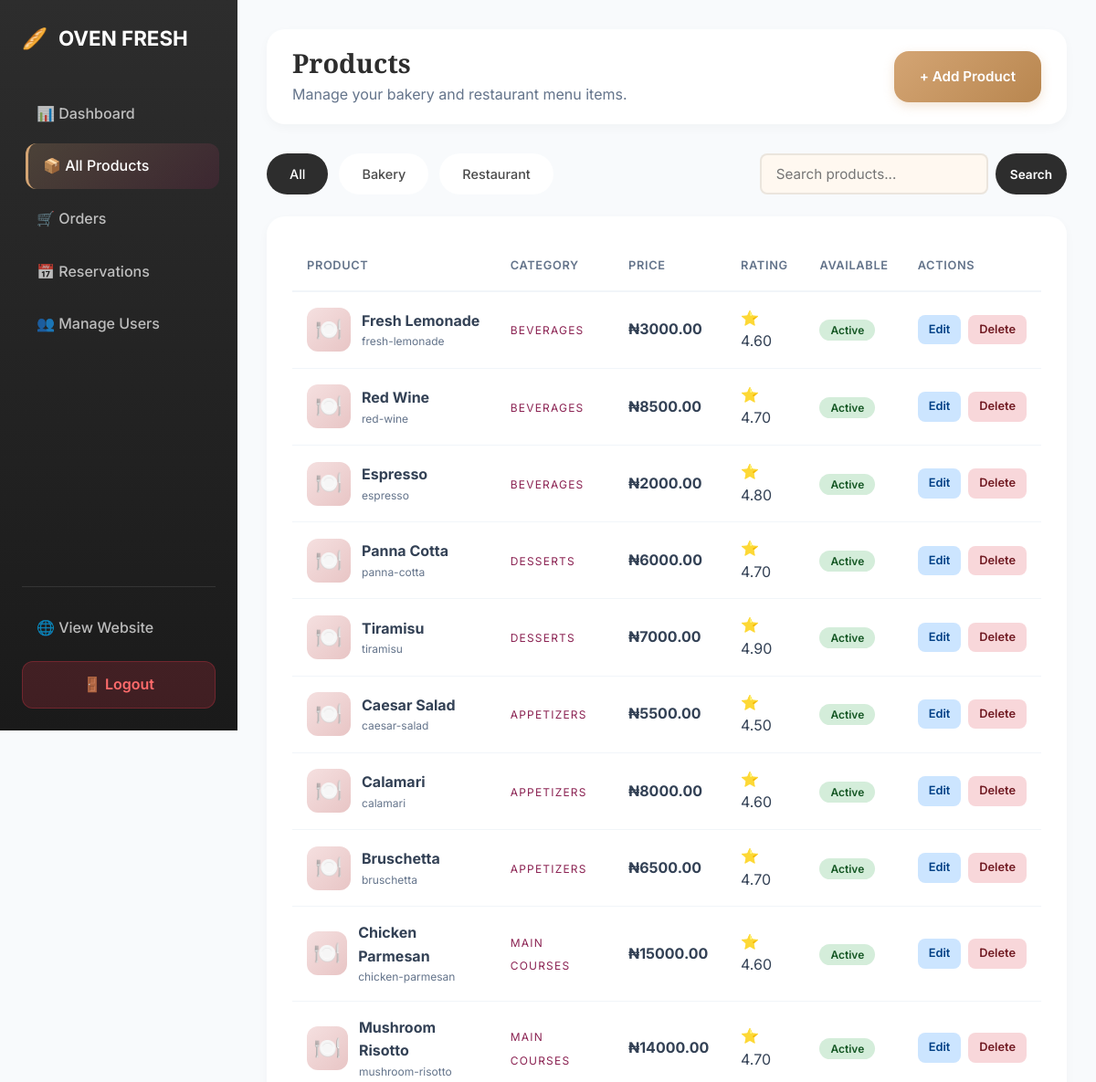
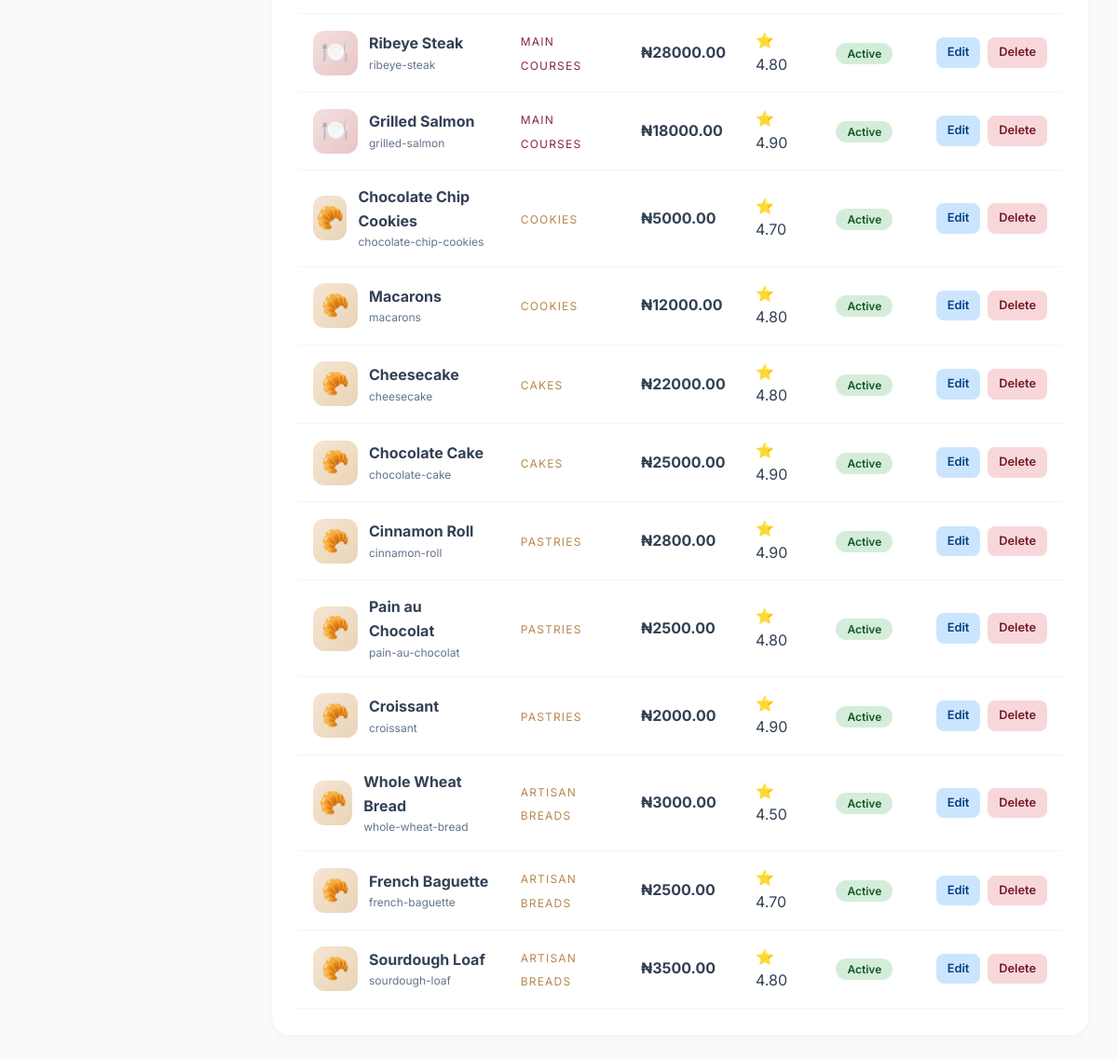
Screenshot of /panel/products/ (signed in) with the database file from the repository (2 pictures, top to bottom).
### shop/models.py (models this page shows, shortened)
class Product(models.Model):
    name = models.CharField(max_length=200)
    slug = models.SlugField(unique=True)
    category = models.ForeignKey(Category, on_delete=models.CASCADE, related_name='products')
    description = models.TextField()
    price = models.DecimalField(max_digits=10, decimal_places=2)
    image = models.ImageField(upload_to='products/', default='default.jpg')
    rating = models.DecimalField(max_digits=3, decimal_places=2, default=4.5)
    calories = models.IntegerField(default=0, blank=True, null=True)
    is_available = models.BooleanField(default=True)
    created_at = models.DateTimeField(auto_now_add=True)
    class Meta:
        ordering = ['-created_at']

class Category(models.Model):
    PRODUCT_TYPES = [
        ('bakery', 'Bakery'),
        ('restaurant', 'Restaurant'),
    ]
    name = models.CharField(max_length=100)
    slug = models.SlugField(unique=True)
    product_type = models.CharField(max_length=20, choices=PRODUCT_TYPES)
    description = models.TextField(blank=True)
    class Meta:
        verbose_name_plural = 'Categories'
        ordering = ['name']

### shop/views.py (the view)
    def wrapper(request, *args, **kwargs):
        if not request.user.is_authenticated:
            return redirect('login')
        is_main_admin = request.user.is_superuser or request.user.groups.filter(name='Main Admin').exists()
        is_manager = request.user.groups.filter(name='Manager').exists()
        if not (is_main_admin or is_manager):
            messages.error(request, "Access denied.")
            return redirect('home')
        return view_func(request, *args, **kwargs)

### shop/context_processors.py (called while the page is built)
def cart_context(request):
    cart = Cart(request)
    is_admin_user = False
    if request.user.is_authenticated:
        is_admin_user = request.user.is_superuser or request.user.groups.filter(name__in=['Main Admin', 'Manager']).exists()
    return {
        'cart': cart,
        'cart_count': len(cart),
        'cart_total': cart.get_total_price(),
        'is_admin_user': is_admin_user,
    }

    def __len__(self):
        return sum(item['quantity'] for item in self.cart.values())

    def get_total_price(self):
        return sum(Decimal(item['price']) * item['quantity'] for item in self.cart.values())

### shop/views.py (called while the page is built)
def admin_required(view_func):
    def wrapper(request, *args, **kwargs):
        if not request.user.is_authenticated:
            return redirect('login')
        is_main_admin = request.user.is_superuser or request.user.groups.filter(name='Main Admin').exists()
        is_manager = request.user.groups.filter(name='Manager').exists()
        if not (is_main_admin or is_manager):
            messages.error(request, "Access denied.")
            return redirect('home')
        return view_func(request, *args, **kwargs)
    return wrapper

@admin_required
def admin_products(request):
    products = Product.objects.select_related('category').all()
    product_type = request.GET.get('type')
    search = request.GET.get('q', '')
    if product_type:
        products = products.filter(category__product_type=product_type)
    if search:
        products = products.filter(Q(name__icontains=search) | Q(description__icontains=search))
    context = {
        'products': products,
        'product_type': product_type,
        'search': search,
        'is_main_admin': request.user.is_superuser or request.user.groups.filter(name='Main Admin').exists(),
        'is_manager': request.user.groups.filter(name='Manager').exists(),
    }
    return render(request, 'admin_products.html', context)

### shop/templates/admin_products.html (shortened to what this page needs)
{% load static %}
<!DOCTYPE html>
<html lang="en">
<head>
    <link rel="stylesheet" href="{% static 'css/style.css' %}">
</head>
<body class="dashboard-body">
    <div class="dashboard-layout">
        <aside class="sidebar">
            <div class="sidebar-logo"><span>🥖</span> OVEN FRESH</div>
            <ul class="sidebar-menu">
                <li><a href="{% url 'dashboard' %}">📊 Dashboard</a></li>
                <li><a href="{% url 'admin_products' %}" class="active">📦 All Products</a></li>
                <li><a href="{% url 'admin_orders' %}">🛒 Orders</a></li>
                <li><a href="{% url 'admin_reservations' %}">📅 Reservations</a></li>
                {% if is_main_admin %}
                <li><a href="{% url 'admin_users' %}">👥 Manage Users</a></li>
                {% endif %}
            </ul>
            <div class="sidebar-footer">
                <a href="{% url 'home' %}" class="sidebar-link" target="_blank">🌐 View Website</a>
                <a href="{% url 'logout' %}" class="logout-btn" style="text-decoration:none;display:block;text-align:center;margin-top:12px;">🚪 Logout</a>
            </div>
        </aside>
        <main class="main-content">
            <div class="top-bar">
                <div>
                    <h1>Products</h1>
                    <p style="color:#64748b;margin-top:4px;">Manage your bakery and restaurant menu items.</p>
                </div>
                <a href="{% url 'admin_product_add' %}" class="action-btn bakery" style="text-decoration:none;">+ Add Product</a>
            </div>
            <div style="display:flex;gap:12px;margin-bottom:24px;flex-wrap:wrap;">
                <a href="{% url 'admin_products' %}" class="filter-btn {% if not product_type %}active{% endif %}" style="{% if not product_type %}background:#2D2D2D;color:white;{% endif %}">All</a>
                <a href="{% url 'admin_products' %}?type=bakery" class="filter-btn {% if product_type == 'bakery' %}active{% endif %}" style="{% if product_type == 'bakery' %}background:#D4A574;color:#2D2D2D;{% endif %}">Bakery</a>
                <a href="{% url 'admin_products' %}?type=restaurant" class="filter-btn " style="">Restaurant</a>
                <form method="get" style="display:flex;gap:8px;margin-left:auto;">
                    <input type="text" name="q" value="{{ search }}" placeholder="Search products..." class="form-input" style="width:250px;padding:8px 16px;">
                    <button type="submit" class="add-btn" style="padding:8px 16px;">Search</button>
                </form>
            </div>
            <div class="data-table-container">
                <table class="data-table">
                    <thead>
                        <tr>
                            <th>Product</th>
                            <th>Category</th>
                            <th>Price</th>
                            <th>Rating</th>
                            <th>Available</th>
                            <th>Actions</th>
                        </tr>
                    </thead>
                    <tbody>
                        {% for product in products %}
                        <tr>
                            <td>
                                <div style="display:flex;align-items:center;gap:12px;">
                                    <div style="width:48px;height:48px;border-radius:12px;background:{% if product.category.product_type == 'bakery' %}linear-gradient(135deg,#F5E6D3,#E8D4B8){% else %}linear-gradient(135deg,#F5E0E0,#E8C5C5){% endif %};display:flex;align-items:center;justify-content:center;font-size:1.5rem;">
                                        {% if product.category.product_type == 'bakery' %}🥐{% else %}🍽️{% endif %}
                                    </div>
                                    <div>
                                        <strong>{{ product.name }}</strong>
                                        <div style="font-size:0.75rem;color:#64748b;">{{ product.slug }}</div>
                                    </div>
                                </div>
                            </td>
                            <td><span style="font-size:0.75rem;letter-spacing:0.1em;text-transform:uppercase;color:{% if product.category.product_type == 'bakery' %}#B8864F{% else %}#8B2252{% endif %};">{{ product.category.name }}</span></td>
                            <td><strong>₦{{ product.price }}</strong></td>
                            <td>⭐ {{ product.rating }}</td>
                            <td>
                                {% if product.is_available %}
                                <span style="padding:4px 12px;border-radius:999px;font-size:0.75rem;font-weight:600;background:#D4EDDA;color:#155724;">Active</span>
                                {% else %}
                                <span style="padding:4px 12px;border-radius:999px;font-size:0.75rem;font-weight:600;background:#F8D7DA;color:#721C24;">Inactive</span>
                                {% endif %}
                            </td>
                            <td>
                                <div style="display:flex;gap:8px;">
                                    <a href="{% url 'admin_product_edit' product.pk %}" style="padding:6px 12px;background:#CCE5FF;color:#004085;border-radius:8px;font-size:0.8rem;font-weight:600;text-decoration:none;">Edit</a>
                                    <a href="{% url 'admin_product_delete' product.pk %}" style="padding:6px 12px;background:#F8D7DA;color:#721C24;border-radius:8px;font-size:0.8rem;font-weight:600;text-decoration:none;">Delete</a>
                                </div>
                            </td>
                        </tr>
                        {% empty %}
                        <tr>
                            <td colspan="6" style="text-align:center;padding:60px;color:#64748b;">
                                No products found. <a href="{% url 'admin_product_add' %}" style="color:#8B2252;">Add your first product</a>
                            </td>
                        </tr>
                        {% endfor %}
                    </tbody>
                </table>
            </div>
        </main>
    </div>
</body>
</html>

### shop/static/css/style.css (style rules this page uses)
* { margin: 0; padding: 0; box-sizing: border-box; }
:root { --cream: #FFF8F0; --cream-dark: #F5E6D3; --dark: #2D2D2D; --dark-soft: #4A4A4A; --bakery-gold: #D4A574; --bakery-gold-dark: #B8864F; --bakery-light: #F5E6D3; --restaurant-burgundy: #8B2252; --restaurant-burgundy-dark: #6B1A3F; --restaurant-rose: #E8A5A5; --restaurant-light: #F5E0E0; --success: #4CAF50; --shadow-sm: 0 2px 8px rgba(0,0,0,0.06); --shadow-md: 0 8px 24px rgba(0,0,0,0.1); --shadow-lg: 0 20px 60px rgba(0,0,0,0.15); --radius-sm: 8px; --radius-md: 16px; --radius-lg: 24px; --radius-xl: 32px; }
body { font-family: 'Inter', -apple-system, BlinkMacSystemFont, sans-serif; background: var(--cream); color: var(--dark); line-height: 1.6; overflow-x: hidden; }
h1, h2, h3, h4 { font-family: 'Playfair Display', serif; font-weight: 700; line-height: 1.2; }
a { text-decoration: none; color: inherit; }
.add-btn { display: inline-flex; align-items: center; gap: 4px; padding: 8px 16px; background: var(--dark); color: white; border: none; border-radius: 999px; font-size: 0.85rem; font-weight: 600; cursor: pointer; transition: all 0.3s; font-family: inherit; }
.filter-btn { padding: 10px 24px; background: white; color: var(--dark-soft); border-radius: 999px; font-size: 0.9rem; font-weight: 500; transition: all 0.3s; border: 1px solid transparent; }
.form-input, .form-group input, .form-group select, .form-group textarea { width: 100%; padding: 12px 16px; border: 2px solid rgba(0,0,0,0.08); border-radius: var(--radius-sm); font-size: 0.95rem; font-family: inherit; background: var(--cream); transition: all 0.3s; }
.dashboard-body { background: #f8fafc; margin: 0; }
.dashboard-layout { display: flex; min-height: 100vh; }
.sidebar { width: 260px; background: linear-gradient(180deg, #2D2D2D 0%, #1a1a1a 100%); color: white; padding: 24px; display: flex; flex-direction: column; position: fixed; height: 100vh; z-index: 50; }
.sidebar-logo { font-size: 1.4rem; font-weight: 700; margin-bottom: 40px; display: flex; align-items: center; gap: 12px; }
.sidebar-menu { list-style: none; flex: 1; padding: 0; }
.sidebar-menu li { margin-bottom: 8px; }
.sidebar-menu a, .sidebar-link { display: flex; align-items: center; gap: 12px; padding: 12px 16px; color: rgba(255,255,255,0.7); text-decoration: none; border-radius: 12px; transition: all 0.3s ease; font-weight: 500; }
.sidebar-menu a:hover, .sidebar-menu a.active { background: rgba(255,255,255,0.1); color: white; transform: translateX(4px); }
.sidebar-menu a.active { background: linear-gradient(135deg, rgba(212, 165, 116, 0.2), rgba(139, 34, 82, 0.2)); border-left: 3px solid #D4A574; }
.sidebar-footer { margin-top: auto; padding-top: 20px; border-top: 1px solid rgba(255,255,255,0.1); }
.logout-btn { width: 100%; padding: 12px; background: rgba(220, 53, 69, 0.2); color: #ff6b6b; border: 1px solid rgba(220, 53, 69, 0.3); border-radius: 12px; cursor: pointer; font-weight: 600; transition: all 0.3s; margin-top: 12px; }
.main-content { flex: 1; margin-left: 260px; padding: 32px; }
.top-bar { display: flex; justify-content: space-between; align-items: center; background: white; padding: 20px 28px; border-radius: 20px; box-shadow: 0 4px 12px rgba(0,0,0,0.03); margin-bottom: 32px; }
.top-bar h1 { margin: 0; font-family: 'Playfair Display', serif; font-size: 1.8rem; }
.action-btn { display: flex; align-items: center; gap: 10px; padding: 16px 28px; border-radius: 16px; font-weight: 600; text-decoration: none; transition: all 0.3s ease; color: white; font-size: 0.95rem; }
.action-btn.bakery { background: linear-gradient(135deg, #D4A574, #B8864F); box-shadow: 0 4px 12px rgba(212, 165, 116, 0.3); }
.data-table-container { background: white; border-radius: 20px; padding: 28px; box-shadow: 0 4px 12px rgba(0,0,0,0.03); animation: fadeInUp 0.8s ease backwards; overflow-x: auto; }
.data-table { width: 100%; border-collapse: collapse; min-width: 600px; }
.data-table th { text-align: left; padding: 16px; color: #64748b; font-size: 0.8rem; text-transform: uppercase; letter-spacing: 0.05em; border-bottom: 2px solid #f1f5f9; font-weight: 600; }
.data-table td { padding: 16px; border-bottom: 1px solid #f1f5f9; color: #334155; }

### rows the page displays
Product: name "Fresh Lemonade", slug "fresh-lemonade", category.name "BEVERAGES", price "3000.00", rating "4.60", is_available "Active"
Product: name "Red Wine", slug "red-wine", category.name "BEVERAGES", price "8500.00", rating "4.70", is_available "Active"
Product: name "Espresso", slug "espresso", category.name "BEVERAGES", price "2000.00", rating "4.80", is_available "Active"
Product: name "Panna Cotta", slug "panna-cotta", category.name "DESSERTS", price "6000.00", rating "4.70", is_available "Active"
Product: name "Tiramisu", slug "tiramisu", category.name "DESSERTS", price "7000.00", rating "4.90", is_available "Active"
Product: name "Caesar Salad", slug "caesar-salad", category.name "APPETIZERS", price "5500.00", rating "4.50", is_available "Active"
Product: name "Calamari", slug "calamari", category.name "APPETIZERS", price "8000.00", rating "4.60", is_available "Active"
Product: name "Bruschetta", slug "bruschetta", category.name "APPETIZERS", price "6500.00", rating "4.70", is_available "Active"
Product: name "Chicken Parmesan", slug "chicken-parmesan", category.name "MAIN COURSES", price "15000.00", rating "4.60", is_available "Active"
Product: name "Mushroom Risotto", slug "mushroom-risotto", category.name "MAIN COURSES", price "14000.00", rating "4.70", is_available "Active"
Product: name "Ribeye Steak", slug "ribeye-steak", category.name "MAIN COURSES", price "28000.00", rating "4.80", is_available "Active"
Product: name "Grilled Salmon", slug "grilled-salmon", category.name "MAIN COURSES", price "18000.00", rating "4.90", is_available "Active"
Product: name "Chocolate Chip Cookies", slug "chocolate-chip-cookies", category.name "COOKIES", price "5000.00", rating "4.70", is_available "Active"
Product: name "Macarons", slug "macarons", category.name "COOKIES", price "12000.00", rating "4.80", is_available "Active"
Product: name "Cheesecake", slug "cheesecake", category.name "CAKES", price "22000.00", rating "4.80", is_available "Active"
Product: name "Chocolate Cake", slug "chocolate-cake", category.name "CAKES", price "25000.00", rating "4.90", is_available "Active"
Product: name "Cinnamon Roll", slug "cinnamon-roll", category.name "PASTRIES", price "2800.00", rating "4.90", is_available "Active"
Product: name "Pain au Chocolat", slug "pain-au-chocolat", category.name "PASTRIES", price "2500.00", rating "4.80", is_available "Active"
Product: name "Croissant", slug "croissant", category.name "PASTRIES", price "2000.00", rating "4.90", is_available "Active"
Product: name "Whole Wheat Bread", slug "whole-wheat-bread", category.name "ARTISAN BREADS", price "3000.00", rating "4.50", is_available "Active"
Product: name "French Baguette", slug "french-baguette", category.name "ARTISAN BREADS", price "2500.00", rating "4.70", is_available "Active"
Product: name "Sourdough Loaf", slug "sourdough-loaf", category.name "ARTISAN BREADS", price "3500.00", rating "4.80", is_available "Active"
